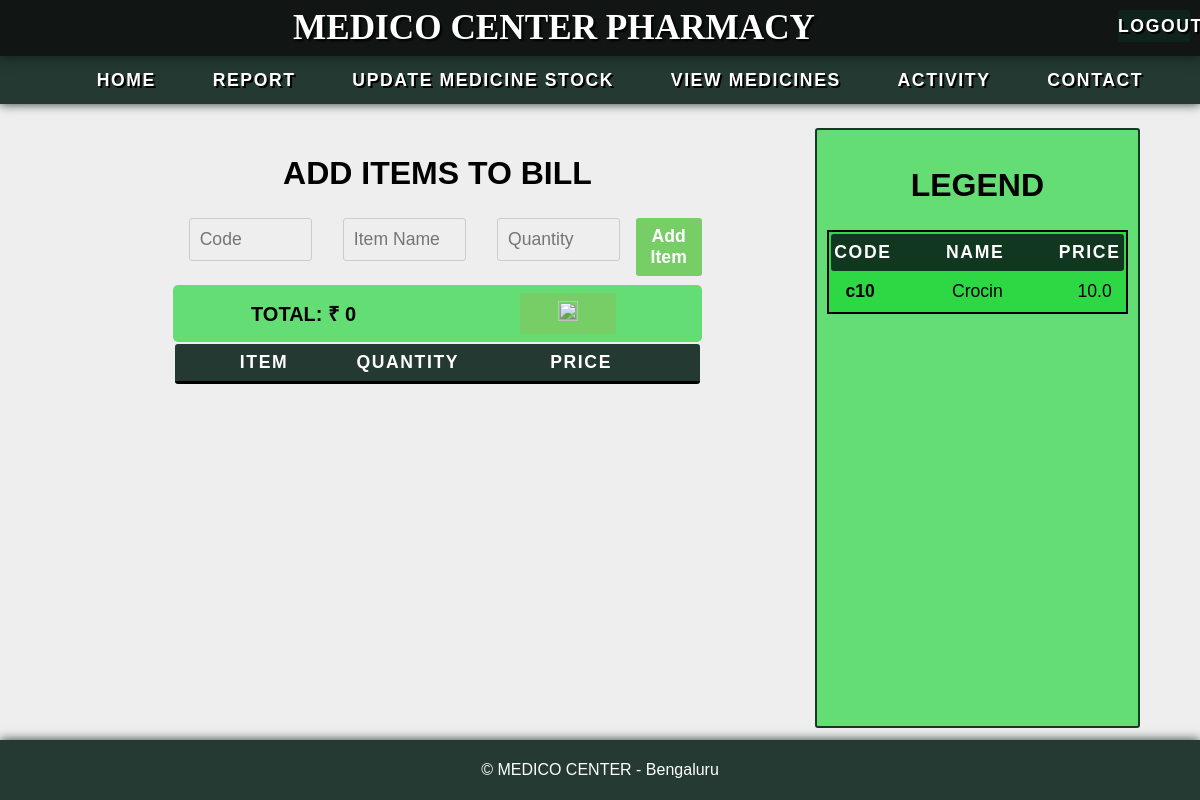
The app's page /index (signed in) with its own data.
### app/models.py (models this page shows)
class Item(db.Model):
    id = db.Column(db.Integer, primary_key=True)
    name = db.Column(db.String(100), nullable=False)
    group = db.Column(db.String(100), nullable=False)
    quantity = db.Column(db.Integer, nullable=False)
    price = db.Column(db.Float, nullable=False)
    code = db.Column(db.String(100), unique=True, nullable=False)
    user_id = db.Column(db.Integer, db.ForeignKey('user.id'), nullable=False)
    items = db.relationship('BillItem', backref='item',
                            lazy=True, cascade='all, delete-orphan')

### app/views.py (the view)
@app.route('/')
@app.route('/index')
def index():
    try:
        uid = session['user_id']
        items = Item.query.all()
    except KeyError:
        return redirect('/login')
    return render_template('index.html', items=items)

### app/templates/index.html (shortened to what this page needs)
{% extends 'layout.html' %} {% block title %}Dashboard{% endblock %} {% block
content %}
<section class="billing-home">
  <div class="billing">
    <div class="new-bill">
      <h2>Add items to Bill</h2>
      <form id="bill-form" action="{{ url_for('create_bill') }}" method="post">
        <div class="form-group">
          <input
            type="text"
            id="code"
            name="code"
            class="form-control"
            placeholder="Code"
            onBlur="fillItemName()"
          />
        </div>
        <div class="form-group">
          <input
            type="text"
            id="item_name"
            name="item_name"
            class="form-control"
            autocomplete="off"
            oninput="getSuggestions(this.value)"
            placeholder="Item Name"
          />
        </div>
        <div class="form-group">
          <input
            type="number"
            id="quantity"
            name="quantity"
            class="form-control"
            min="1"
            placeholder="Quantity"
          />
        </div>
        <button class="btn-submit" type="button" onclick="addItemToBill()">
          Add Item
        </button>
      </form>
    </div>
    <div class="current-bill">
      <div class="billing-actions">
        <div id="total">Total: ₹ 0</div>
        <button onclick="submitBill()" class="btn-submit">
          <img
            class="icon print-icon"
            src="../static/svg/print-solid-white.svg"
          />
        </button>
      </div>
      <div class="bill-table">
        <table class="table">
          <thead>
            <tr>
              <th>Item</th>
              <th>Quantity</th>
              <th>Price</th>
            </tr>
          </thead>
        </table>
      </div>
    </div>
  </div>
  <div class="items items-home">
    <div class="resizable-item-table">
      <h2>LEGEND</h2>
      <table class="item-table item-table-home">
        <thead>
          <tr>
            <th>Code</th>
            <th>Name</th>
            <th>Price</th>
          </tr>
        </thead>
        <tbody>
          {% for item in items %}
          <tr>
            <td>{{ item.code | lower }}</td>
            <td>{{ item.name }}</td>
            <td>{{ item.price }}</td>
          </tr>
          {% endfor %}
        </tbody>
      </table>
    </div>
  </div>
</section>
{% endblock %}

### records on screen
Item: code "c10", name "Crocin", price "10.0"
